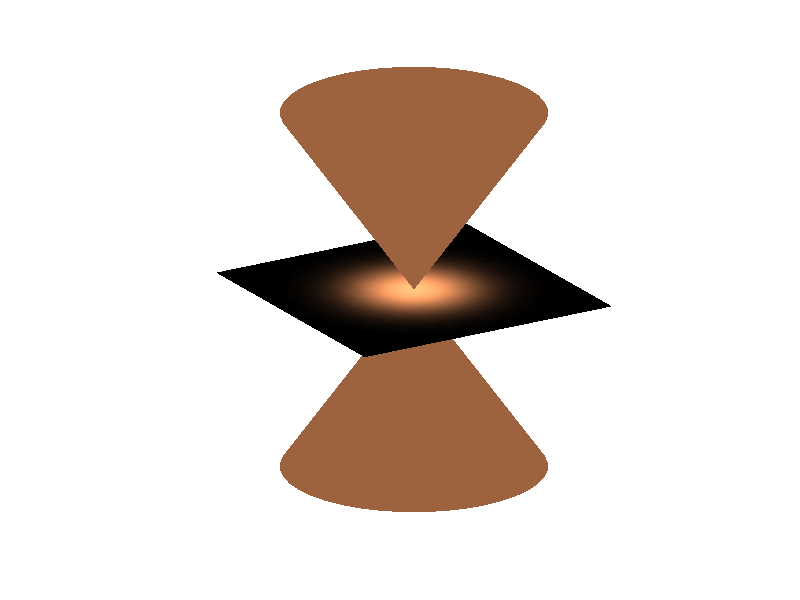

Write the MATLAB code that produced this figure. (Note: this script raises an error after producing the figure.)
close
z=(-3:0.1:3)';
phi=0:pi/20:2*pi;
num = 1e3;
[x, y] = meshgrid(-2.3:0.1:2.3,-2.3:0.1:2.3);

surf(abs(z)/1.4*cos(phi),abs(z)/1.4*sin(phi),z*ones(size(phi)),ones(size(z))*ones(size(phi)));
hold
c = 1.5*exp(-(x.^2+y.^2));
c(end-1:end,end-1:end) = 0;
surf(x,y,zeros(size(x)),0.5+exp(-(x.^2+y.^2)));
hold
axis image; axis off; view([-31,20]); colormap copper; shading interp; material shiny; lighting phong; light; light

